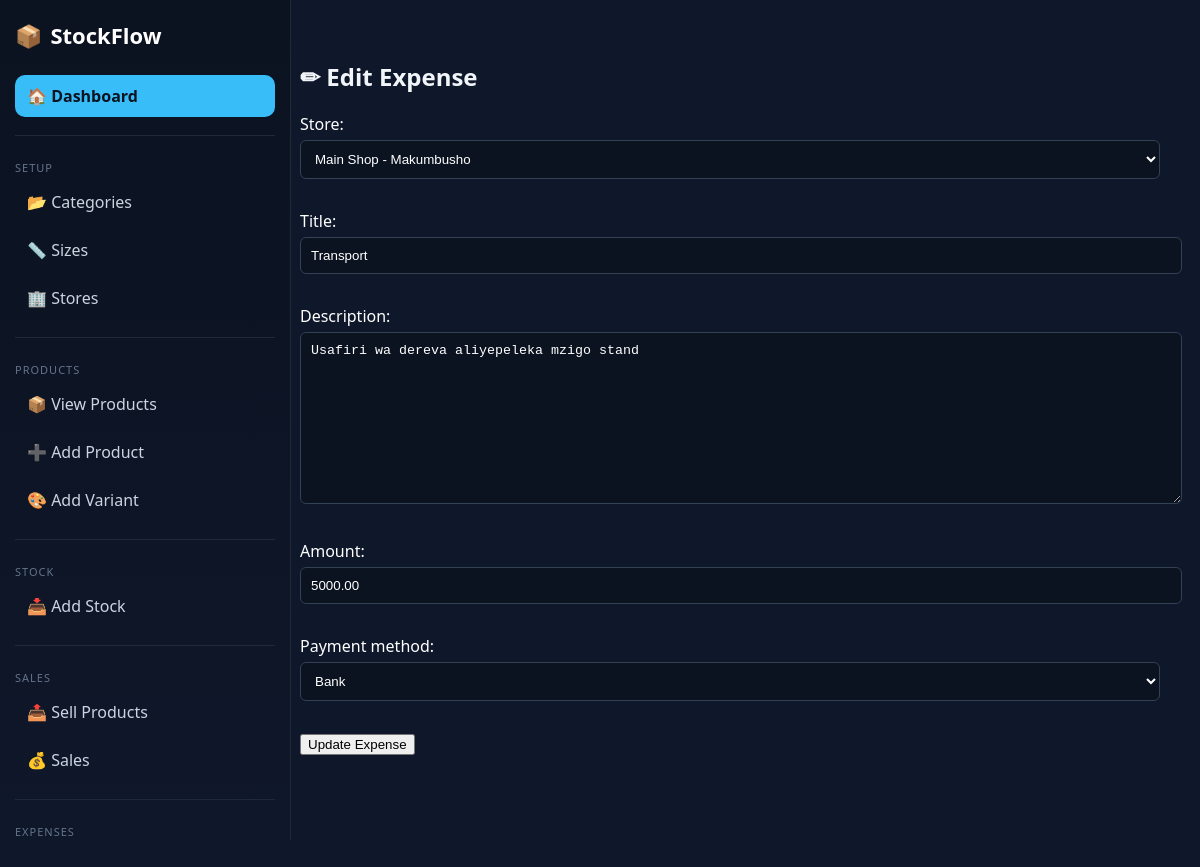
The app's page /inventory/edit-expense/6/ (signed in) with its own data.
### inventory/models.py (models this page shows, shortened)
class Expense(models.Model):
    class PaymentMethod(models.TextChoices):
        CASH = "CASH", "Cash"
        BANK = "BANK", "Bank"
        MOBILE_MONEY = "MOBILE_MONEY", "Mobile Money"
    title = models.CharField(max_length=200)
    amount = models.DecimalField(max_digits=10, decimal_places=2)
    category = models.CharField(max_length=120, blank=True)
    payment_method = models.CharField(
        max_length=20,
        choices=PaymentMethod.choices,
        default=PaymentMethod.CASH,
    )
    date = models.DateTimeField(auto_now_add=True)
    description = models.TextField(blank=True)
    store = models.ForeignKey(
        Store,
        on_delete=models.CASCADE,
        related_name="expenses",
    )

### inventory/views.py (the view)
# urls.py: path('edit-expense/<int:expense_id>/', views.edit_expense, name='edit_expense'),
@login_required
def edit_expense(request, expense_id):
    expense = get_object_or_404(Expense, id=expense_id)
    form = ExpenseForm(request.POST or None, instance=expense)
    if form.is_valid():
        form.save()
        messages.success(request, "Expense updated successfully!")
        return redirect("expense_list")
    return render(request, "inventory/edit_expense.html", {
        "form": form
    })

### inventory/forms.py (shortened to what this page needs)
class ExpenseForm(forms.ModelForm):
    class Meta:
        model = Expense
        fields = ['store','title','description','amount', 'payment_method']
        widgets = { 'amount': forms.NumberInput(attrs={'min':'0'})}

### inventory/models.py (called while the page is built)
    def __str__(self):
        return f"{self.name} - {self.location}"

### inventory/templates/inventory/edit_expense.html (shortened to what this page needs)
{% extends 'base.html' %}
{% block content %}
<h2>✏ Edit Expense</h2>
<form method="POST">
    {{ form.as_p }}
    <button type="submit">Update Expense</button>
</form>
{% endblock %}

### inventory/static/inventory/base.css (style rules this page uses)
body { margin: 0; font-family: 'Segoe UI', sans-serif; background: #0f172a; color: #fff; }
h1, h2, h3 { color: #f1f5f9; }
input, select, textarea { width: 100%; padding: 10px; margin-top: 5px; margin-bottom: 15px; border-radius: 6px; border: 1px solid #334155; background: #0b1220; color: white; outline: none; }

### records on screen
Expense: store "Main Shop - Makumbusho", title "Transport", description "Usafiri wa dereva aliyepeleka mzigo stand", amount "5000.00", payment_method "Bank"
